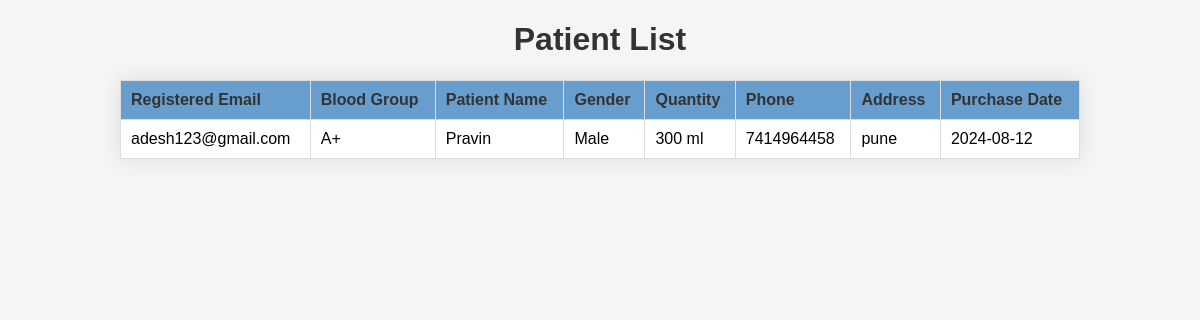
Before: /patient_list with the older database file.
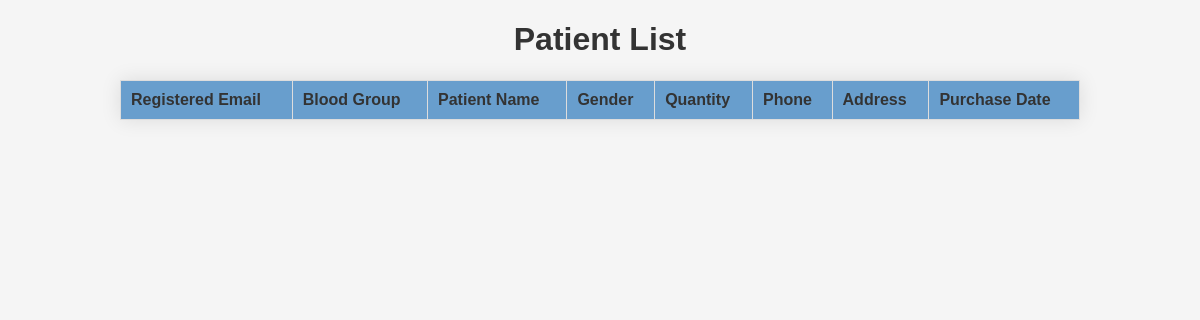
After: the same page with the newer database file.
### tables this page shows
CREATE TABLE patient_details                             (email EMAIL, blood_group TEXT, patientname TEXT,gender TEXT, qty NUMERIC, patient_email EMAIL, phone NUMERIC, address TEXT, purchase_date DATE);

### server.py (the view)
@app.route('/patient_list')
def patient_list():
    con = sqlite3.connect('database.db')
    cur = con.cursor()
    cur.execute('CREATE TABLE IF NOT EXISTS patient_details \
                            (email EMAIL, blood_group TEXT, patientname TEXT,gender TEXT, qty NUMERIC, patient_email EMAIL, phone NUMERIC, address TEXT, purchase_date DATE)')
    con.commit()
    cur.execute("select * from patient_details")
    patients = cur.fetchall()
    return render_template("patient_list.html",patients = patients)

### templates/patient_list.html (shortened to what this page needs)
<!DOCTYPE html>
<html lang="en">
<head>
</head>
<body>
    <h1>Patient List</h1>
    <table>
        <thead>
            <tr>
                <th>Registered Email</th>
                <th>Blood Group</th>
                <th>Patient Name</th>
                <th>Gender</th>
                <th>Quantity</th>
                <th>Phone</th>
                <th>Address</th>
                <th>Purchase Date</th>
            </tr>
        </thead>
        <tbody>
            {% for patient in patients %}
            <tr>
                <td>{{ patient[0] }}</td>
                <td>{{ patient[1] }}</td>
                <td>{{ patient[2] }}</td>
                <td>{{ patient[3] }}</td>
                <td>{{ patient[4] }} ml</td>
                <td>{{ patient[6] }}</td>
                <td>{{ patient[7] }}</td>
                <td>{{ patient[8] }}</td>
            </tr>
            {% endfor %}
        </tbody>
    </table>
</body>
</html>

Changed rows visible on the page:
removed patient_details: email "adesh123@gmail.com", blood_group "A+", patientname "Pravin", gender "Male", qty "300", phone "7414964458", address "pune", purchase_date "2024-08-12"
